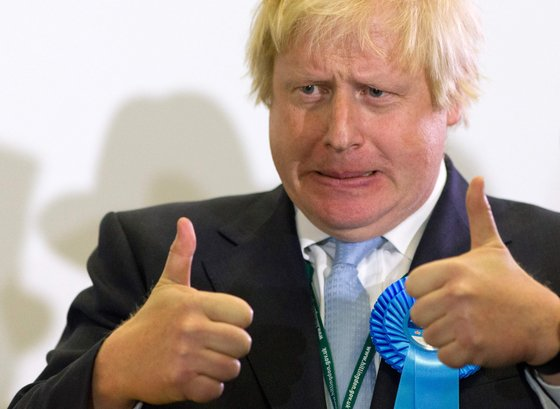
#> input picture HELLOPYTHON/day15/boris2.jpg, 560 x 409 px
$ python imageImutils.py
#> lines starting #> are read from the running program, lines starting #| are printed output that depends on the picture
import cv2
import imutils

img = cv2.imread('boris2.jpg', cv2.IMREAD_COLOR)
#> img is the input picture: shape (409, 560, 3); mean B, G, R 140.5, 148, 162
img2 = imutils.translate(img, 50, 50)
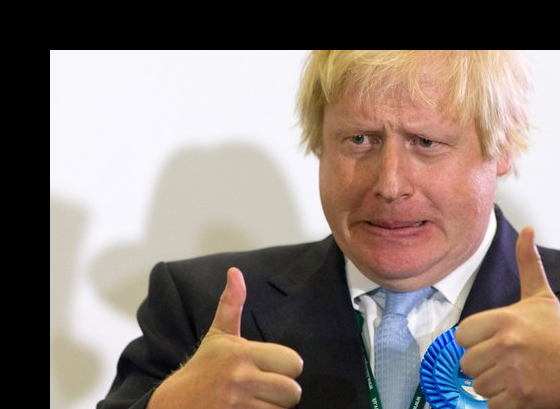
#> img2: shape (409, 560, 3); mean B, G, R 118.7, 125.7, 139.3
img3 = imutils.rotate(img, 180)
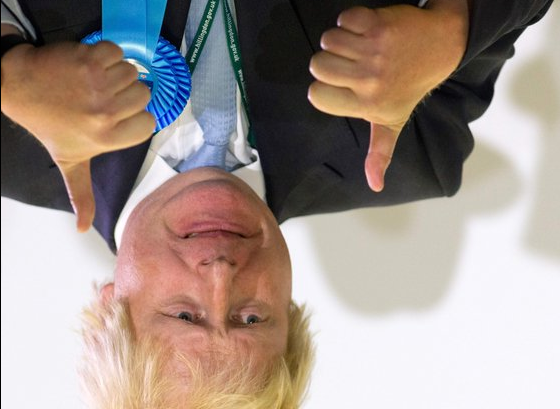
#> img3: shape (409, 560, 3); mean B, G, R 140.1, 147.6, 161.6
img4 = imutils.resize(img, 4, cv2.INTER_AREA)

cv2.imshow('image',img)
cv2.imshow('image2',img2)
cv2.imshow('image3',img3)
cv2.imshow('image4',img4)

cv2.waitKey(0)
cv2.destroyAllWindows()
